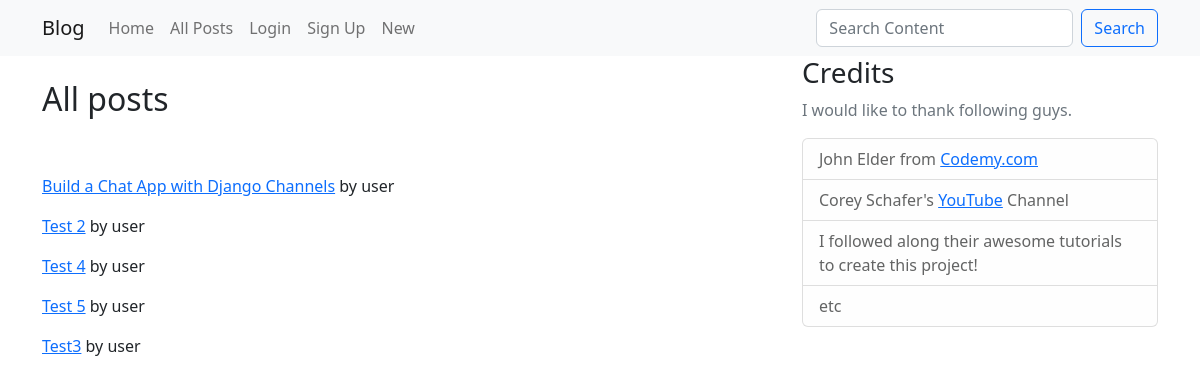
The page /all-posts/ on the database as committed earlier.
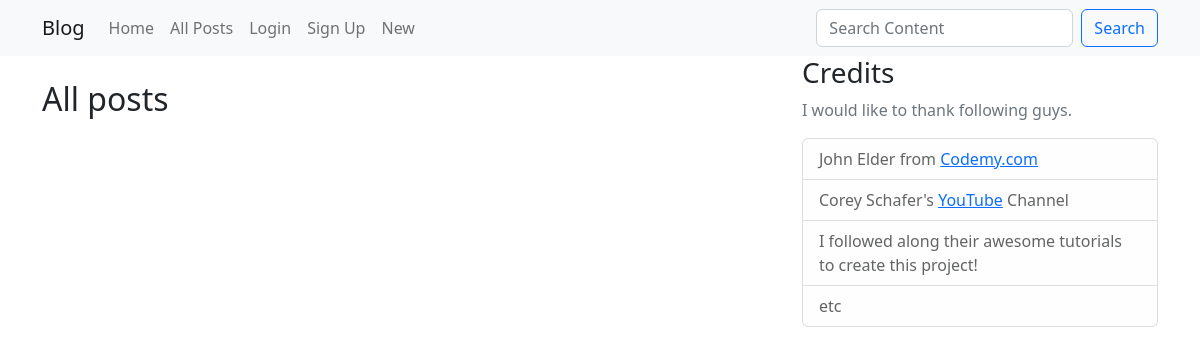
The same page on the database as committed later.
### blog/models.py (models this page shows, shortened)
class Post(models.Model):
    title = models.CharField(max_length=255)
    subtitle = models.CharField(max_length=255)
    slug = models.SlugField(max_length=255, unique=True)
    image = models.ImageField(upload_to='images/', blank=True)
    content = RichTextField()
    author = models.ForeignKey(User, on_delete=models.CASCADE)
    created_at = models.DateTimeField(auto_now_add=True)
    updated_at = models.DateTimeField(auto_now=True)
    deleted = models.BooleanField(default=False)

### blog/views.py (the view)
# urls.py: path('all-posts/', views.all_posts, name='all-posts'),
def all_posts(request):
    posts = Post.objects.all().order_by('title')
    context = {'posts': posts}
    return render(request, 'blog/all_posts.html', context)

### templates/blog/all_posts.html
{% extends 'base.html' %}
{% block content %}
    <h2>All posts</h2>
    <br><br>
    {% for post in posts %}
        {% if not post.deleted %}
        <p><a href="{% url 'post-detail' post.slug %}">{{ post.title }}</a> by {{ post.author.username }}</p>
    {% endif %}
    {% endfor %}
{% endblock %}

Rows that differ between the two databases and show on the page:
removed Post: title "Build a Chat App with Django Channels", author.username "user"
removed Post: title "Test 2", author.username "user"
removed Post: title "Test 4", author.username "user"
removed Post: title "Test 5", author.username "user"
removed Post: title "Test3", author.username "user"
